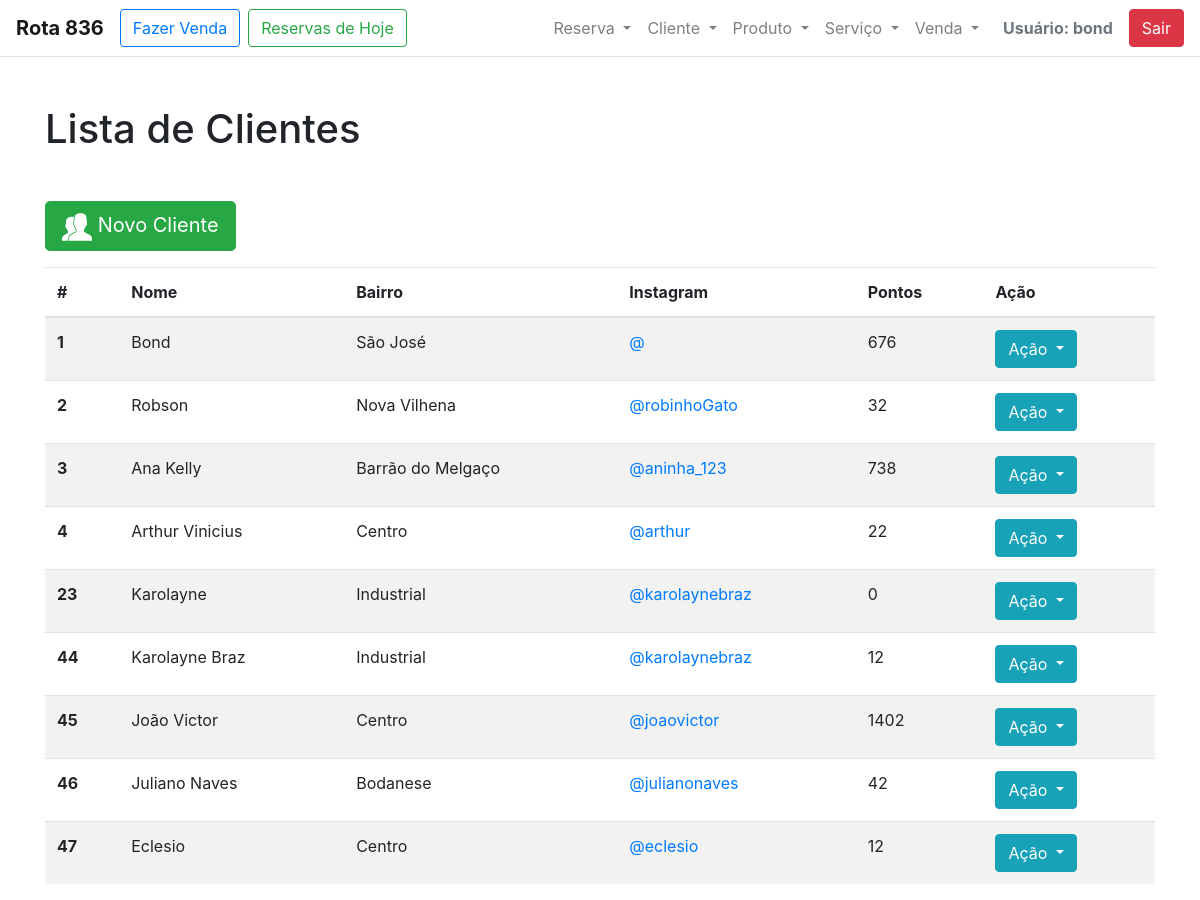
The app's page /salao/cliente/listar/ (signed in) with its own data.
### salao/models.py (models this page shows, shortened)
class Cliente (models.Model):
    nome_cliente = models.CharField(max_length=200, null=False)
    telefone_cliente = models.CharField(max_length=12)
    instagram_cliente = models.CharField(max_length=50)
    bairro_cliente = models.CharField(max_length=200, null=False)
    @property
    def pontos_cliente(self):
        pontos = 0
        vendas = self.venda_set.all()
        for x in vendas:
            pontos += x.soma_pontos_venda
        return pontos
    @property
    def toJSON(self):
        return json.dumps(self, default=lambda x: x.__dict__)

class Venda(models.Model):
    data_hora_venda = models.DateTimeField(auto_now_add=True)
    cliente_venda = models.ForeignKey(Cliente, on_delete=models.CASCADE, null=False)
    servico_venda = models.ManyToManyField(Servico, blank=True)
    produto_venda = models.ManyToManyField(Produto, blank=True)
    @property
    def soma_pontos_venda(self):
        pontos = 0
        if self.servico_venda:
            for x in self.servico_venda.all():
                pontos = pontos + x.pontos_servico
        if self.produto_venda:
            for x in self.produto_venda.all():
                pontos = pontos + x.pontos_produto
        return pontos

class Servico(models.Model):
    desc_servico = models.CharField(max_length=200, null=False)
    pontos_servico = models.IntegerField(null=False)
    valor_servico = models.FloatField(null=False)

class Produto(models.Model):
    desc_produto = models.CharField(max_length=200, null=False)
    pontos_produto = models.IntegerField(null=False)
    valor_produto = models.FloatField(max_length=12, null=False)
    marca_produto = models.CharField(max_length=100, null=False)

### salao/views.py (the view)
# urls.py: path('cliente/listar/', views.ListarClientes.as_view(), name='listar_clientes'),
@method_decorator(login_required, name='dispatch')
class ListarClientes(ListView):
    template_name = 'salao/cliente/listar.html'
    model = Cliente
    context_object_name = 'clientes'
    paginate_by=10

### salao/templates/salao/cliente/listar.html (shortened to what this page needs)
{% extends '../base.html' %}
{% load staticfiles %}
{% block h1_pagina %}
    Lista de Clientes
{% endblock h1_pagina %}
{% block content %}
    <a href="{% url 'salao:incluir_cliente' %}"><button class="btn btn-success btn-lg mb-3"><img src="{% static 'img/cliente.svg' %}" height="30px" width="30px"> Novo Cliente</button></a>
        <table class="table table-striped">
            <thead>
                <tr>
                  <th scope="col">#</th>
                  <th scope="col">Nome</th>
                  <th scope="col">Bairro</th>
                  <th scope="col">Instagram</th>
                  <th scope="col">Pontos</th>
                  <th scope="col">Ação</th>
                </tr>
            </thead>
            <tbody>
                {% for cliente in object_list %}
                <tr id="{{ cliente.id }}">
                  <th scope="row" id="id_cliente">{{ cliente.id }}</th>
                  <td name="nome_cliente">{{ cliente.nome_cliente }}</td>
                  <td>{{ cliente.bairro_cliente }}</td>
                  <td><a target="_blank" rel="noopener noreferrer" href="https://www.instagram.com/{{ cliente.instagram_cliente }}/">@{{ cliente.instagram_cliente }}</a></td>
                  <td>{{ cliente.pontos_cliente }}</td>
                  <td><div class="btn-group">
                              <button type="button" class="btn btn-info dropdown-toggle" data-toggle="dropdown" aria-haspopup="true" aria-expanded="false">
                                Ação
                              </button>
                        </div>
                  </td>
                </tr>
                {% endfor %}
            </tbody>
            </table>
{% endblock content %}

### salao/templates/salao/base.html (shortened to what this page needs)
{% load staticfiles %}
<!DOCTYPE html>
<html lang="pt-br" xmlns="http://www.w3.org/1999/html">
<head>
    <link href="{% static 'css/bootstrap.min.css' %}" rel="stylesheet">
    <link href="{% static 'css/bootstrap.css' %}" rel="stylesheet">
    <link href="{% static 'css/estilizacao.css' %}" rel="stylesheet">
</head>
<body>
      <nav class="navbar navbar-expand-lg navbar-light bg-light bg-white border-bottom box-shadow">
        <a class="navbar-brand font-weight-bold" href="{% url 'salao:dashboard' %}">Rota 836</a>
        <a class="btn btn-outline-primary" href="{% url 'salao:fazer_venda' %}">Fazer Venda</a>
        <a class="ml-2 btn btn-outline-success" href="{% url 'salao:reservas_hoje' %}">Reservas de Hoje</a>
        <div class="collapse navbar-collapse" id="navbarSupportedContent">
            <ul class="navbar-nav ml-lg-auto">
             <li class="nav-item dropdown">
                     <a class="nav-link dropdown-toggle" href="#" id="navbarDropdown" role="button" data-toggle="dropdown" aria-haspopup="true" aria-expanded="false">
                        Reserva
                    </a>
                </li>
                <li class="nav-item dropdown">
                     <a class="nav-link dropdown-toggle" href="#" id="navbarDropdown" role="button" data-toggle="dropdown" aria-haspopup="true" aria-expanded="false">
                        Cliente
                    </a>
                </li>
                <li class="nav-item dropdown">
                     <a class="nav-link dropdown-toggle" href="#" id="navbarDropdown" role="button" data-toggle="dropdown" aria-haspopup="true" aria-expanded="false">
                        Produto
                    </a>
                </li>
                <li class="nav-item dropdown">
                     <a class="nav-link dropdown-toggle" href="#" id="navbarDropdown" role="button" data-toggle="dropdown" aria-haspopup="true" aria-expanded="false">
                        Serviço
                    </a>
                </li>
                <li class="nav-item dropdown">
                     <a class="nav-link dropdown-toggle" href="#" id="navbarDropdown" role="button" data-toggle="dropdown" aria-haspopup="true" aria-expanded="false">
                        Venda
                    </a>
                </li>
            </ul>
            <a class="nav-link disabled font-weight-bold" href="#">Usuário: {{user}}</a>
            <a class="btn btn-danger" href="{% url 'salao:logout' %}">Sair</a>
  </div>
</nav>
        <div class="content container mt-5">
            <div class="page-header">
                <h1 class="display mb-5">{% block h1_pagina %}{% endblock h1_pagina %}</h1>
            </div>
            {% block content %}
            {% endblock content %}
        </div>
  </body>
</html>

### records on screen
Cliente: id "1", nome_cliente "Bond", bairro_cliente "São José", pontos_cliente "676"
Cliente: id "2", nome_cliente "Robson", bairro_cliente "Nova Vilhena", instagram_cliente "robinhoGato", pontos_cliente "32"
Cliente: id "3", nome_cliente "Ana Kelly", bairro_cliente "Barrão do Melgaço", instagram_cliente "aninha_123", pontos_cliente "738"
Cliente: id "4", nome_cliente "Arthur Vinicius", bairro_cliente "Centro", instagram_cliente "arthur", pontos_cliente "22"
Cliente: id "23", nome_cliente "Karolayne", bairro_cliente "Industrial", instagram_cliente "karolaynebraz", pontos_cliente "0"
Cliente: id "44", nome_cliente "Karolayne Braz", bairro_cliente "Industrial", instagram_cliente "karolaynebraz", pontos_cliente "12"
Cliente: id "45", nome_cliente "João Victor", bairro_cliente "Centro", instagram_cliente "joaovictor", pontos_cliente "1402"
Cliente: id "46", nome_cliente "Juliano Naves", bairro_cliente "Bodanese", instagram_cliente "julianonaves", pontos_cliente "42"
Cliente: id "47", nome_cliente "Eclesio", bairro_cliente "Centro", instagram_cliente "eclesio", pontos_cliente "12"

### other values on screen
{{ user }} "bond"
